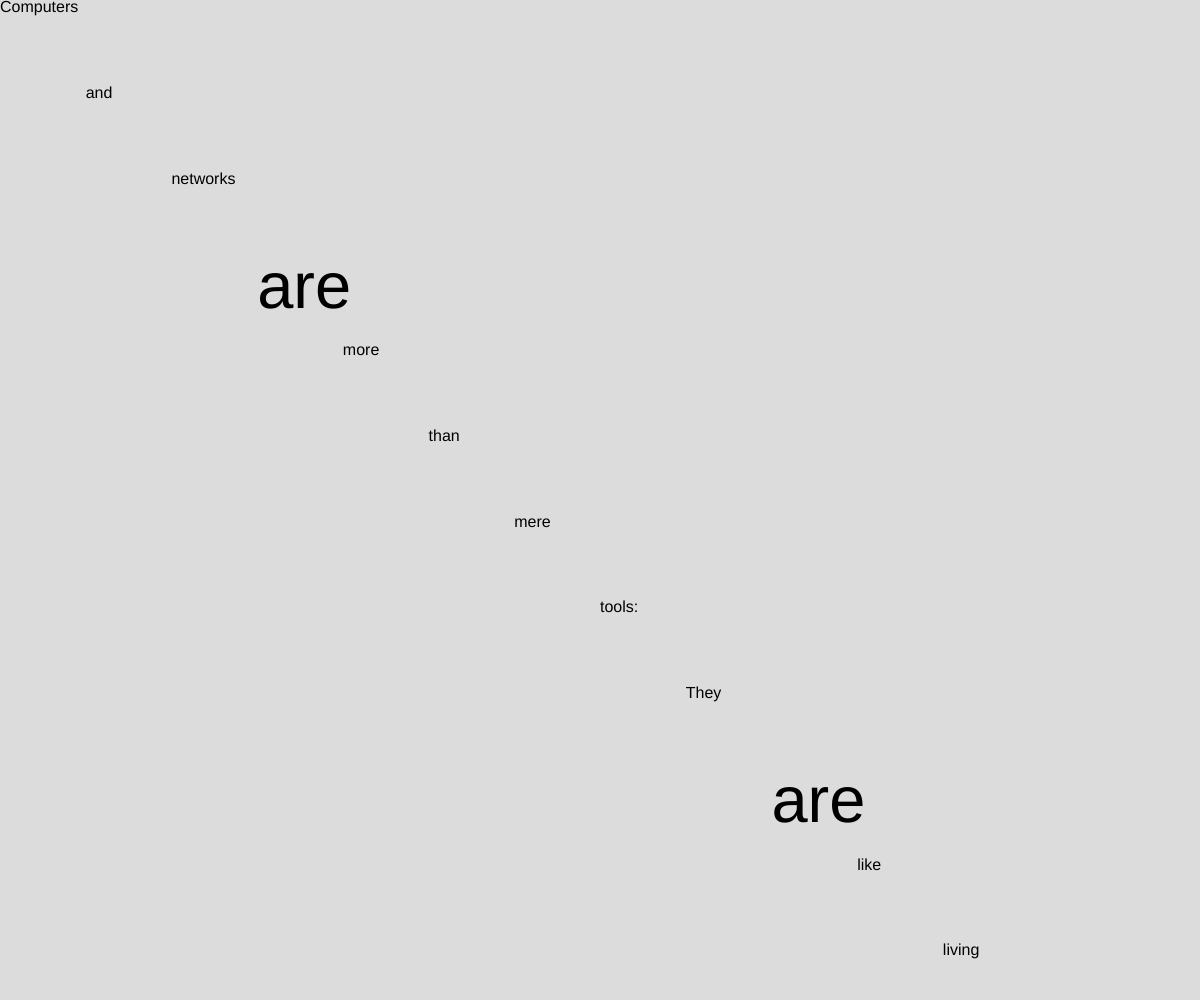
Frame 1 (no input)
Frame 60 (no input): identical to frame 1, image omitted
Frame 120 (the mouse pressed at the canvas centre since frame 60): identical to frame 1, image omitted

The p5.js sketch that drew this single still picture (run headless with seeded random() and noise() and a simulated clock; from frame 60 on, the mouse is pressed at the canvas centre):

// p5.js sketch
// ── sketch.js
// TODO: strings and text
//       iterate letters
//       iterate words


let mString = "Computers and networks are more than mere tools: They are like living things, themselves.";

function setup() {
  createCanvas(windowWidth, windowHeight);
  background(220);
  
  textSize(16);

  let mWords = mString.split(" ");
  print(mWords);
  // print(mString, mString.length, mString.toLowerCase()); 
  //if you do the .length to a string, it counts every character in the string
  //.toLowerCase obviously turns it into all lowercase

  textAlign(LEFT,TOP);
  // text(mString, 100, 100);
  // rect(100,100,200,10);

  // for(let idx = 0; idx < mString.length; idx++) {
  //   let mChar = mString[idx];

  //   //let x = random(width);
  //   //let y = random(height);

  //   let pos = map(idx, 0, mString.length, 0, height);

  //   if (mChar < 'c') {
  //     textSize(60);
  //   } else{
  //     textSize(16);
  //   }

  //   text(mChar, pos, pos);
  // }

  for(let idx = 0; idx < mWords.length; idx++) {
    let pos = map(idx, 0, mWords.length, 0, width);

    if(mWords[idx] == "are") {
      textSize(65);
    } else {
      textSize(16);
    }
    
    text(mWords[idx], pos, pos);
  }
}

function draw() {}
